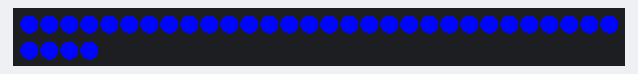
A sketch run on a simulated Arduino Uno, built with avr-gcc and run on an emulated ATmega328P. Parts: 34 RGB LEDs in strip order, left to right, continuing on the next row. Dim RGB values are drawn brighter than linear.

Above: at 0.4 s.
At 1.5 s:
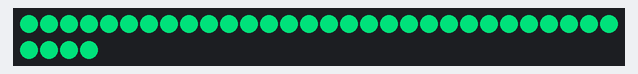
At 2.8 s:
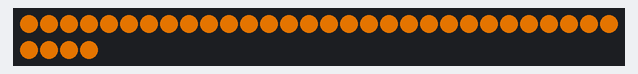

Measured:
- by itself, everything shown: repeats every 3.7 s, in 5 steps
- what the display in image 2 shows lasts 1.3 s, from 2.7 s to 4.0 s

The sketch:

fading.ino
```cpp
#include <FastLED.h>
#include <string.h>
#define LED_PIN     7
#define NUM_LEDS    34
#define RED    0
#define ORANGE 32
#define YELLOW 64
#define GREEN 96
#define AQUA 128
#define BLUE 160
#define PURPLE 192
#define PINK 224

//setup
int d0 = 100; //relative fade speed
int d2 = 1000; //time to pause on each color
static uint8_t hues[] = {ORANGE, BLUE, AQUA};

CRGB leds[NUM_LEDS];
static uint8_t hue;
static uint8_t value; // unsigned integer 0 - 255

void setup() {
  FastLED.addLeds<WS2812, LED_PIN, GRB>(leds, NUM_LEDS);
  Serial.begin(9600);
}

void loop(){
  //fading
  static uint8_t hue1;
  static uint8_t hue2;
  int i = 0;
  int n = sizeof(hues);

  while (true){
    hue1 = hues[i%n];
    hue2 = hues[(i+1)%n];
    i++;

    int d1 = d0 / (abs(hue2-hue1)); //modify delay such that transition time is same for any 2 colors

    if (hue2 > hue1){
       if (abs(hue2-hue1) <= 128){ //the colors do not need to wrap around 255-0
        while (hue1 != hue2){
          FastLED.showColor(CHSV(hue1++, 255, 255));
          delay(d1);
        }
        delay(d2);
       }
       else{ //colors need to wrap around
        while(hue1 != hue2){
          FastLED.showColor(CHSV(hue1--, 255, 255));
          if (hue1 == 0){
            hue1 = 255;
          }
          delay(d1);
        }
        delay(d2);
       }
    }

      if (hue2 < hue1){
       if (abs(hue2-hue1) <= 128){ //the colors do not need to wrap around 255-0
        while (hue1 != hue2){
          FastLED.showColor(CHSV(hue1--, 255, 255));
          delay(d1);
        }
        delay(d2);
       }
       else{ //colors need to wrap around
        while(hue1 != hue2){
          FastLED.showColor(CHSV(hue1++, 255, 255));
          if (hue1 == 255){
            hue1 = 0;
          }
          delay(d1);
        }
        delay(d2);
       }
    }
  }
}
```
